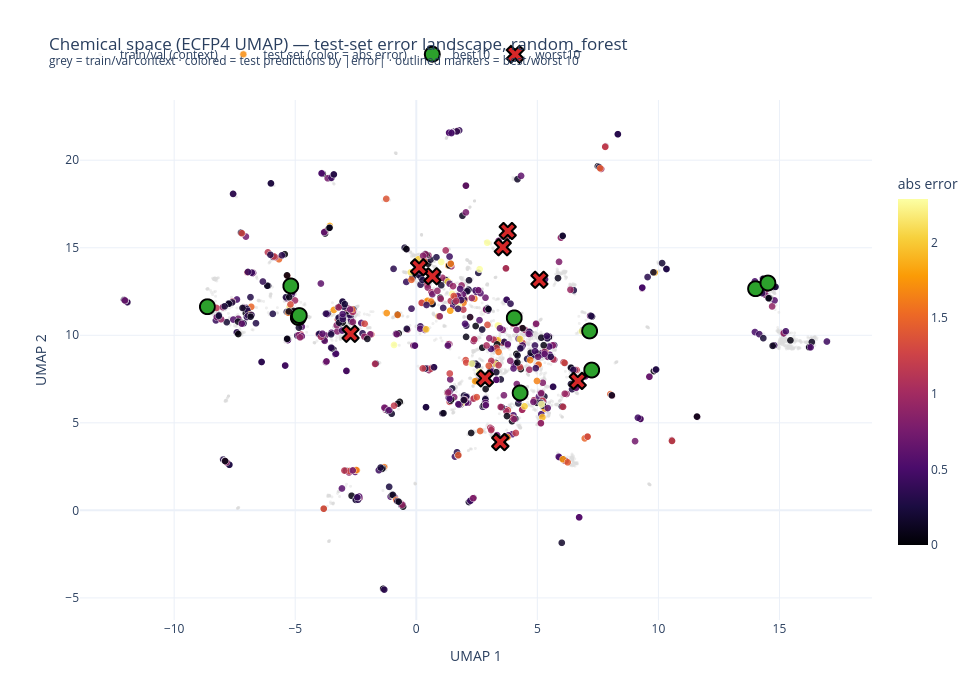

Notebook code for this chart:
### Code cell
fig = go.Figure()

bg = full_df[full_df["status"] == "background"]
fig.add_trace(go.Scattergl(
    x=bg["umap_x"], y=bg["umap_y"], mode="markers",
    marker=dict(color="#dcdcdc", size=3, opacity=0.45),
    text=bg["hover"], hoverinfo="text", name="train/val (context)",
))

test_pts = full_df[full_df["status"] == "test"]
error_cap = full_df["abs_error"].quantile(0.98)  # clip so outliers don't wash out the scale
fig.add_trace(go.Scattergl(
    x=test_pts["umap_x"], y=test_pts["umap_y"], mode="markers",
    marker=dict(
        color=test_pts["abs_error"], colorscale="Inferno", cmin=0, cmax=error_cap,
        size=7, opacity=0.85, line=dict(width=0.5, color="white"),
        colorbar=dict(title="abs error", x=1.02, len=0.75),
    ),
    text=test_pts["hover"], hoverinfo="text", name="test set (color = abs error)",
))

for status, color, symbol in [("best10", "#2ca02c", "circle"), ("worst10", "#d62728", "x")]:
    pts = full_df[full_df["status"] == status]
    fig.add_trace(go.Scattergl(
        x=pts["umap_x"], y=pts["umap_y"], mode="markers",
        marker=dict(color=color, size=15, symbol=symbol, line=dict(width=2, color="black")),
        text=pts["hover"], hoverinfo="text", name=status,
    ))

fig.update_layout(
    template="plotly_white",
    width=980, height=700,
    title=dict(
        text=(f"Chemical space (ECFP4 UMAP) — test-set error landscape, {best_model}"
              "<br><sup>grey = train/val context · colored = test predictions by |error| "
              "· outlined markers = best/worst 10</sup>"),
    ),
    xaxis_title="UMAP 1", yaxis_title="UMAP 2",
    legend=dict(orientation="h", yanchor="bottom", y=1.06, x=0),
    margin=dict(t=100),
)
fig.show()

### Figure 1 — Plotly figure (JSON) as saved in the notebook; plotly's stock layout.template omitted (floating-point values rounded to 4 significant figures; data arrays with more than 128 entries replaced by an {"elided": "..."} marker saying what was removed)
{"data": [{"hoverinfo": "text", "marker": {"color": "#dcdcdc", "opacity": 0.45, "size": 3}, "mode": "markers", "name": "train/val (context)", "text": {"elided": "9451 str values"}, "type": "scattergl", "x": {"elided": "9451 float values"}, "y": {"elided": "9451 float values"}}, {"hoverinfo": "text", "marker": {"cmax": 2.287, "cmin": 0, "color": {"elided": "1031 float values"}, "colorbar": {"len": 0.75, "title": {"text": "abs error"}, "x": 1.02}, "colorscale": [[0, "#000004"], [0.1111, "#1b0c41"], [0.2222, "#4a0c6b"], [0.3333, "#781c6d"], [0.4444, "#a52c60"], [0.5556, "#cf4446"], [0.6667, "#ed6925"], [0.7778, "#fb9b06"], [0.8889, "#f7d13d"], [1, "#fcffa4"]], "line": {"color": "white", "width": 0.5}, "opacity": 0.85, "size": 7}, "mode": "markers", "name": "test set (color = abs error)", "text": {"elided": "1031 str values"}, "type": "scattergl", "x": {"elided": "1031 float values"}, "y": {"elided": "1031 float values"}}, {"hoverinfo": "text", "marker": {"color": "#2ca02c", "line": {"color": "black", "width": 2}, "size": 15, "symbol": "circle"}, "mode": "markers", "name": "best10", "text": ["ChEMBL: CHEMBL1272325<br>SMILES: O=C(/C=C/CN1CCOCC1)N1CCc2c(sc3ncnc(N[C@H](CO)c4ccccc4)c23)C1<br>true pIC50: 6.76<br>pred pIC50 (random_forest): 6.77<br>abs error: 0.00<br>nn similarity: 0.75  |  Δ nn pIC50: 0.07<br># train neighbors in-domain: 21", "ChEMBL: CHEMBL3678959<br>SMILES: CC(C)n1c(NC2CCCCC2)nc2cnc(Nc3ccc(N4CCN(C)CC4)cc3)nc21<br>true pIC50: 7.82<br>pred pIC50 (random_forest): 7.81<br>abs error: 0.01<br>nn similarity: 0.71  |  Δ nn pIC50: 0.48<br># train neighbors in-domain: 41", "ChEMBL: CHEMBL421686<br>SMILES: Cc1[nH]c2ncnc(NCc3ccccc3)c2c1C<br>true pIC50: 5.97<br>pred pIC50 (random_forest): 5.97<br>abs error: 0.00<br>nn similarity: 0.63  |  Δ nn pIC50: 0.25<br># train neighbors in-domain: 37", "ChEMBL: CHEMBL399438<br>SMILES: N#Cc1cnc2cc(-c3ccc(CN4CCOCC4)cc3)ccc2c1N[C@@H]1C[C@H]1c1ccccc1<br>true pIC50: 6.63<br>pred pIC50 (random_forest): 6.62<br>abs error: 0.01<br>nn similarity: 0.57  |  Δ nn pIC50: 1.04<br># train neighbors in-domain: 5", "ChEMBL: CHEMBL3964380<br>SMILES: CCC(=O)Nc1cc2c(Nc3ccc4c(ccn4Cc4ccco4)c3)ncnc2cc1OC<br>true pIC50: 7.07<br>pred pIC50 (random_forest): 7.07<br>abs error: 0.00<br>nn similarity: 0.78  |  Δ nn pIC50: 0.61<br># train neighbors in-domain: 107", "ChEMBL: CHEMBL5174109<br>SMILES: CN(C)CCN(C)c1ccc(Nc2ncc3cc(CNc4ccccc4)n(C4CCCC4)c3n2)cc1<br>true pIC50: 6.52<br>pred pIC50 (random_forest): 6.52<br>abs error: 0.00<br>nn similarity: 0.40  |  Δ nn pIC50: 0.27<br># train neighbors in-domain: 1", "ChEMBL: CHEMBL5199169<br>SMILES: COc1cc(N(C)CCN(C)C)c(NC(=O)c2ncccn2)cc1Nc1nccc(-c2cn(C)c3ccccc23)n1<br>true pIC50: 6.84<br>pred pIC50 (random_forest): 6.84<br>abs error: 0.00<br>nn similarity: 0.84  |  Δ nn pIC50: 0.43<br># train neighbors in-domain: 362", "ChEMBL: CHEMBL5780557<br>SMILES: CC(C)(C)N1CCC(N2C=C([C@@H](Nc3cc(Cl)c4ncc(C#N)c(Nc5ccc(F)c(Cl)c5)c4c3)c3ccc4sccc4c3)NN2)CC1<br>true pIC50: 7.69<br>pred pIC50 (random_forest): 7.70<br>abs error: 0.01<br>nn similarity: 0.79  |  Δ nn pIC50: 0.71<br># train neighbors in-domain: 427", "ChEMBL: CHEMBL5928819<br>SMILES: COc1cc(N2CCC3(CC2)CN(C)C3)c(C)cc1Nc1ncc(Cl)c(Nc2ccc3sccc3c2P(C)(C)=O)n1<br>true pIC50: 9.21<br>pred pIC50 (random_forest): 9.21<br>abs error: 0.00<br>nn similarity: 0.79  |  Δ nn pIC50: 0.10<br># train neighbors in-domain: 50", "ChEMBL: CHEMBL5972607<br>SMILES: CC(C)N1C=C([C@@H](Nc2cc(Cl)c3ncc(C#N)c(Nc4ccc(F)c(Cl)c4)c3c2)c2cccc3c2CCN(C2COC2)C3)NN1<br>true pIC50: 8.10<br>pred pIC50 (random_forest): 8.10<br>abs error: 0.00<br>nn similarity: 0.90  |  Δ nn pIC50: 0.05<br># train neighbors in-domain: 483"], "type": "scattergl", "x": [7.157, -4.875, 4.045, 7.243, 4.288, -4.832, -8.628, 14.01, -5.183, 14.52], "y": [10.25, 11.02, 11.0, 8.015, 6.707, 11.13, 11.63, 12.66, 12.82, 12.99]}, {"hoverinfo": "text", "marker": {"color": "#d62728", "line": {"color": "black", "width": 2}, "size": 15, "symbol": "x"}, "mode": "markers", "name": "worst10", "text": ["ChEMBL: CHEMBL261238<br>SMILES: CN(c1cccnc1)c1cc2c(Nc3ccc(F)c(Cl)c3)c(C#N)cnc2cn1<br>true pIC50: 2.30<br>pred pIC50 (random_forest): 6.17<br>abs error: 3.87<br>nn similarity: 0.57  |  Δ nn pIC50: 3.48<br># train neighbors in-domain: 57", "ChEMBL: CHEMBL4858176<br>SMILES: COc1cc2ncnc(Nc3ccc(F)c(Cl)c3)c2cc1OCCCN1CC[Se]CC1<br>true pIC50: 4.60<br>pred pIC50 (random_forest): 7.64<br>abs error: 3.04<br>nn similarity: 0.84  |  Δ nn pIC50: 2.50<br># train neighbors in-domain: 673", "ChEMBL: CHEMBL6132839<br>SMILES: O=C(CSc1nnc(Nc2ccccc2)s1)N1N=C(c2ccccc2)CC1c1ccc([N+](=O)[O-])cc1<br>true pIC50: 8.70<br>pred pIC50 (random_forest): 5.29<br>abs error: 3.41<br>nn similarity: 0.41  |  Δ nn pIC50: 3.19<br># train neighbors in-domain: 3", "ChEMBL: CHEMBL6152892<br>SMILES: CCOc1ccc(C2C(C#N)=C(N)OC3C2C(C)=NN3c2ccc(Cl)cc2)cc1<br>true pIC50: 9.68<br>pred pIC50 (random_forest): 5.39<br>abs error: 4.29<br>nn similarity: 0.26  |  Δ nn pIC50: 4.32<br># train neighbors in-domain: 0", "ChEMBL: CHEMBL6170958<br>SMILES: CCOc1ccc(/C=C2/C(=O)N(c3ccc(Cl)cc3)N=C2C)cc1<br>true pIC50: 9.92<br>pred pIC50 (random_forest): 5.50<br>abs error: 4.42<br>nn similarity: 0.30  |  Δ nn pIC50: 4.93<br># train neighbors in-domain: 0", "ChEMBL: CHEMBL5192793<br>SMILES: COc1ccc(-c2cc(=O)cc(-c3ccc(OC)cc3)o2)cc1<br>true pIC50: 9.82<br>pred pIC50 (random_forest): 5.65<br>abs error: 4.17<br>nn similarity: 0.37  |  Δ nn pIC50: 2.69<br># train neighbors in-domain: 0", "ChEMBL: CHEMBL590878<br>SMILES: Oc1cc(O)c2cc(O)c(-c3cc(O)c(O)c(O)c3)[o+]c2c1.[Cl-]<br>true pIC50: 8.20<br>pred pIC50 (random_forest): 5.44<br>abs error: 2.76<br>nn similarity: 0.24  |  Δ nn pIC50: 2.29<br># train neighbors in-domain: 0", "ChEMBL: CHEMBL5863176<br>SMILES: C=CC(=O)N1CCC(Oc2cc3c(Nc4cccc5cnn(C)c45)ncnc3cn2)CC1<br>true pIC50: 4.54<br>pred pIC50 (random_forest): 7.25<br>abs error: 2.71<br>nn similarity: 0.57  |  Δ nn pIC50: 1.05<br># train neighbors in-domain: 72", "ChEMBL: CHEMBL5886380<br>SMILES: C=CC(=O)Nc1cccc(Nc2nc(Nc3cccc4c3CCN(C(C)=O)C4)ncc2C(F)(F)F)c1<br>true pIC50: 3.94<br>pred pIC50 (random_forest): 7.16<br>abs error: 3.21<br>nn similarity: 0.64  |  Δ nn pIC50: 3.76<br># train neighbors in-domain: 149", "ChEMBL: CHEMBL5901984<br>SMILES: C=CC(=O)N1CC(Oc2cc3c(Nc4cccc5cnn(C)c45)ncnc3cc2OC)C1<br>true pIC50: 4.85<br>pred pIC50 (random_forest): 7.56<br>abs error: 2.72<br>nn similarity: 0.70  |  Δ nn pIC50: 3.46<br># train neighbors in-domain: 126"], "type": "scattergl", "x": [6.669, 2.837, 3.775, 3.571, 0.6666, 5.083, 0.1138, 3.473, -2.714, 3.466], "y": [7.394, 7.539, 15.96, 15.03, 13.37, 13.17, 13.88, 3.911, 10.08, 3.899]}], "layout": {"height": 700, "legend": {"orientation": "h", "x": 0, "y": 1.06, "yanchor": "bottom"}, "margin": {"t": 100}, "title": {"text": "Chemical space (ECFP4 UMAP) — test-set error landscape, random_forest<br><sup>grey = train/val context · colored = test predictions by |error| · outlined markers = best/worst 10</sup>"}, "width": 980, "xaxis": {"title": {"text": "UMAP 1"}}, "yaxis": {"title": {"text": "UMAP 2"}}}}
